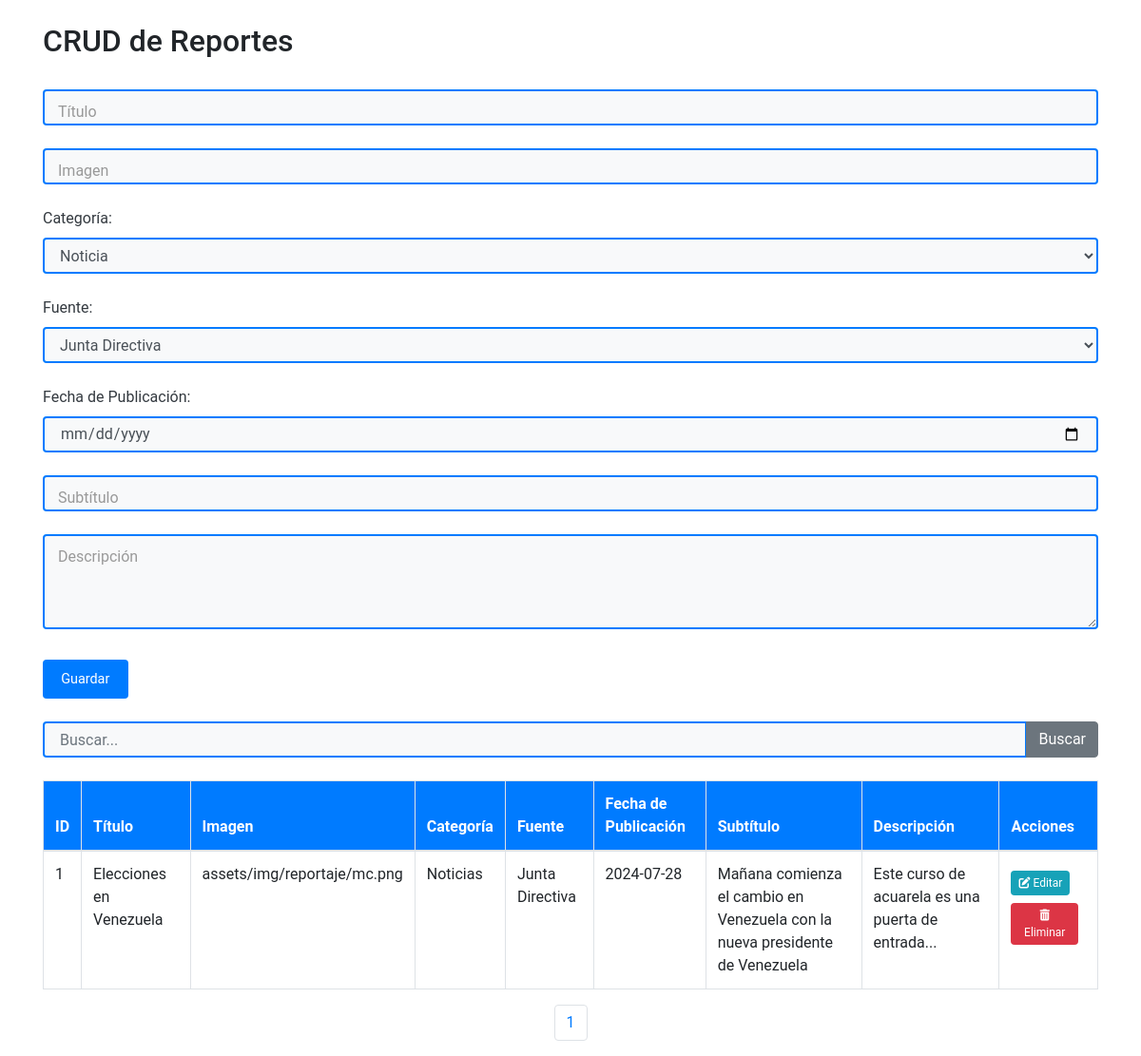
Page /CRUD_blog/crud.php on the committed database.
### tables this page shows
CREATE TABLE IF NOT EXISTS report_blog (
    id INT AUTO_INCREMENT PRIMARY KEY,
    title VARCHAR(255) NOT NULL,
    image VARCHAR(255) NOT NULL,
    source VARCHAR(255) NOT NULL,
    published_date DATE NOT NULL,
    summary VARCHAR(255) NOT NULL,
    description TEXT NOT NULL
);

### CRUD_blog/crud.php (the view, shortened to what this page needs)
<?php
include 'db.php';
$search = isset($_POST['search']) ? $_POST['search'] : '';
$sql = "SELECT * FROM report_blog WHERE title LIKE '%$search%' OR description LIKE '%$search%'";
$result = $conn->query($sql);
$results_per_page = 10;
$number_of_results = $result->num_rows;
$number_of_pages = ceil($number_of_results / $results_per_page);
if (!isset($_GET['page'])) {
    $page = 1;
} else {
    $page = $_GET['page'];
}
$this_page_first_result = ($page - 1) * $results_per_page;
$sql = "SELECT * FROM report_blog WHERE title LIKE '%$search%' OR description LIKE '%$search%' LIMIT $this_page_first_result, $results_per_page";
$result = $conn->query($sql);
?>
<!DOCTYPE html>
<html lang="es">
<head>
    <link rel="stylesheet" href="https://maxcdn.bootstrapcdn.com/bootstrap/4.5.2/css/bootstrap.min.css">
    <link rel="stylesheet" href="assets/css/styles.css">
</head>
<body>
<div class="container">
    <h2 class="mt-4">CRUD de Reportes</h2><br>
    <form action="crud.php" method="post" id="crudForm">
        <div class="form-group">
            <input type="text" class="form-control" id="title" name="title" placeholder=" " required>
            <label for="title">Título</label>
        </div>
        <div class="form-group">
            <input type="text" class="form-control" id="image" name="image" placeholder=" " required>
            <label for="image">Imagen</label>
        </div>
        <div class="form-group">
            <label for="categoria">Categoría:</label>
            <select class="form-control" id="categoria" name="categoria" required>
                <option value="Noticia">Noticia</option>
            </select>
        </div>
        <div class="form-group">
            <label for="fuente">Fuente:</label>
            <select class="form-control" id="fuente" name="fuente" required>
                <option value="Junta Directiva">Junta Directiva</option>
            </select>
        </div>
        <div class="form-group">
            <label for="published_date">Fecha de Publicación:</label>
            <input type="date" class="form-control" id="published_date" name="published_date" required>
        </div>
        <div class="form-group">
            <input type="text" class="form-control" id="sub_title" name="sub_title" placeholder=" " required>
            <label for="sub_title">Subtítulo</label>
        </div>
        <div class="form-group">
            <textarea class="form-control" id="description" name="description" rows="3" placeholder=" " required></textarea>
            <label for="description">Descripción</label>
        </div>
        <button type="submit" name="create" class="btn btn-primary">Guardar</button>
    </form>
    <form action="crud.php" method="post" class="mt-4 mb-4">
        <div class="input-group">
            <input type="text" class="form-control" placeholder="Buscar..." name="search">
            <div class="input-group-append">
                <button class="btn btn-secondary" type="submit">Buscar</button>
            </div>
        </div>
    </form>
    <table class="table table-bordered mt-4">
        <thead>
        <tr>
            <th>ID</th>
            <th>Título</th>
            <th>Imagen</th>
            <th>Categoría</th>
            <th>Fuente</th>
            <th>Fecha de Publicación</th>
            <th>Subtítulo</th>
            <th>Descripción</th>
            <th>Acciones</th>
        </tr>
        </thead>
        <tbody>
        <?php if ($result->num_rows > 0): ?>
            <?php while($row = $result->fetch_assoc()): ?>
                <tr>
                    <td><?php echo $row['id']; ?></td>
                    <td><?php echo $row['title']; ?></td>
                    <td><?php echo $row['image']; ?></td>
                    <td><?php echo $row['categoria']; ?></td>
                    <td><?php echo $row['fuente']; ?></td>
                    <td><?php echo $row['published_date']; ?></td>
                    <td><?php echo $row['sub_title']; ?></td>
                    <td><?php echo $row['description']; ?></td>
                    <td>
                        <button class="btn btn-info btn-small" onclick="editReport(<?php echo $row['id']; ?>, '<?php echo $row['title']; ?>', '<?php echo $row['image']; ?>', '<?php echo $row['categoria']; ?>', '<?php echo $row['fuente']; ?>', '<?php echo $row['published_date']; ?>', '<?php echo $row['sub_title']; ?>', '<?php echo $row['description']; ?>')">
                            <i class="fas fa-edit"></i> Editar
                        </button>
                        <form action="crud.php" method="post" style="display:inline;">
                            <button type="submit" name="delete" class="btn btn-danger btn-small">
                                <i class="fas fa-trash-alt"></i> Eliminar
                            </button>
                        </form>
                    </td>
                </tr>
            <?php endwhile; ?>
        <?php else: ?>
            <tr>
                <td colspan="9">No hay registros</td>
            </tr>
        <?php endif; ?>
        </tbody>
    </table>
    <nav aria-label="Page navigation">
        <ul class="pagination justify-content-center">
            <?php for ($page = 1; $page <= $number_of_pages; $page++): ?>
                <li class="page-item <?php if (isset($_GET['page']) && $page == $_GET['page']) echo 'active'; ?>">
                    <a class="page-link" href="crud.php?page=<?php echo $page; ?>"><?php echo $page; ?></a>
                </li>
            <?php endfor; ?>
        </ul>
    </nav>
</div>
</body>
</html>

### CRUD_blog/assets/css/styles.css (style rules this page uses)
body { font-family: 'Roboto', sans-serif; margin: 0; padding: 0; background-color: #fff; }
.form-group { position: relative; margin-bottom: 1.5rem; }
.form-control { border: 2px solid #007bff; border-radius: 0.25rem; padding: 0.75rem 1rem; width: 100%; background-color: #f8f9fa; font-size: 1rem; }
label { display: block; margin-bottom: 0.5rem; color: #343a40; }
input[type="text"]:not(#categoria):not(#fuente):not(#published_date) + label, textarea + label { position: absolute; top: 0; left: 0; padding: 0.75rem 1rem; pointer-events: none; transition: all 0.2s ease-out; font-size: 1rem; color: #999; }
input[type="text"]:not(#categoria):not(#fuente):not(#published_date):focus + label, input[type="text"]:not(#categoria):not(#fuente):not(#published_date):not(:placeholder-shown) + label, textarea:focus + label, textarea:not(:placeholder-shown) + label { top: -1.25rem; left: 0.75rem; font-size: 0.75rem; color: #007bff; background-color: #fff; padding: 0 0.25rem; }
.btn-primary, .btn-danger, .btn-info { font-size: 0.9rem; border: none; padding: 0.6rem 1.2rem; margin-top: 0.5rem; margin-right: 0.5rem; }
.btn-primary { background-color: #007bff; color: white; }
.btn-danger { background-color: #dc3545; color: white; }
.btn-info { background-color: #17a2b8; color: white; }
table { border-collapse: collapse; width: 100%; margin-top: 20px; }
th, td { text-align: left; padding: 8px; border-bottom: 1px solid #ddd; }
th { background-color: #007bff; color: white; }
select.form-control { height: calc(2.25rem + 2px); padding: 0.375rem 0.75rem; background-color: #f8f9fa; border: 2px solid #007bff; border-radius: 0.25rem; font-size: 1rem; line-height: 1.5; color: #495057; }

### CRUD_blog/crud.php (style rules this page uses)
.btn-small { font-size: 0.75rem; padding: 0.25rem 0.5rem; }

### rows in the picture
report_blog: id "1", title "Elecciones en Venezuela", image "assets/img/reportaje/mc.png", categoria "Noticias", fuente "Junta Directiva", published_date "2024-07-28", sub_title "Mañana comienza el cambio en Venezuela con la nueva presidente de Venezuela", description "Este curso de acuarela es una puerta de entrada..."
